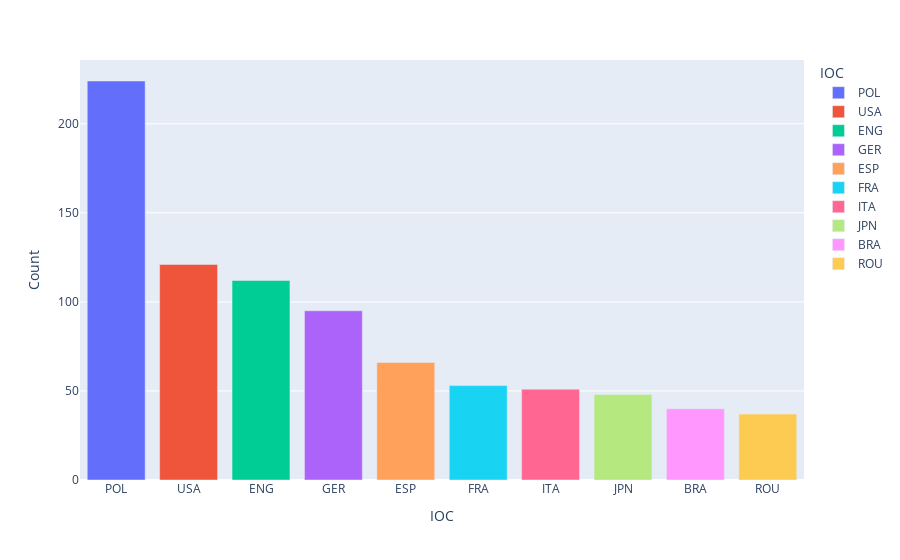

The notebook cell saved with this chart:
### Code cell
px.bar(stadium_per_country,x='IOC',y='Count',color='IOC')

### Figure 1 — Plotly figure (JSON) as saved in the notebook; plotly's stock layout.template omitted (floating-point values rounded to 4 significant figures)
{"data": [{"alignmentgroup": "True", "hovertemplate": "IOC=%{x}<br>Count=%{y}<extra></extra>", "legendgroup": "POL", "marker": {"color": "#636efa", "pattern": {"shape": ""}}, "name": "POL", "offsetgroup": "POL", "orientation": "v", "showlegend": true, "textposition": "auto", "type": "bar", "x": ["POL"], "xaxis": "x", "y": [224], "yaxis": "y"}, {"alignmentgroup": "True", "hovertemplate": "IOC=%{x}<br>Count=%{y}<extra></extra>", "legendgroup": "USA", "marker": {"color": "#EF553B", "pattern": {"shape": ""}}, "name": "USA", "offsetgroup": "USA", "orientation": "v", "showlegend": true, "textposition": "auto", "type": "bar", "x": ["USA"], "xaxis": "x", "y": [121], "yaxis": "y"}, {"alignmentgroup": "True", "hovertemplate": "IOC=%{x}<br>Count=%{y}<extra></extra>", "legendgroup": "ENG", "marker": {"color": "#00cc96", "pattern": {"shape": ""}}, "name": "ENG", "offsetgroup": "ENG", "orientation": "v", "showlegend": true, "textposition": "auto", "type": "bar", "x": ["ENG"], "xaxis": "x", "y": [112], "yaxis": "y"}, {"alignmentgroup": "True", "hovertemplate": "IOC=%{x}<br>Count=%{y}<extra></extra>", "legendgroup": "GER", "marker": {"color": "#ab63fa", "pattern": {"shape": ""}}, "name": "GER", "offsetgroup": "GER", "orientation": "v", "showlegend": true, "textposition": "auto", "type": "bar", "x": ["GER"], "xaxis": "x", "y": [95], "yaxis": "y"}, {"alignmentgroup": "True", "hovertemplate": "IOC=%{x}<br>Count=%{y}<extra></extra>", "legendgroup": "ESP", "marker": {"color": "#FFA15A", "pattern": {"shape": ""}}, "name": "ESP", "offsetgroup": "ESP", "orientation": "v", "showlegend": true, "textposition": "auto", "type": "bar", "x": ["ESP"], "xaxis": "x", "y": [66], "yaxis": "y"}, {"alignmentgroup": "True", "hovertemplate": "IOC=%{x}<br>Count=%{y}<extra></extra>", "legendgroup": "FRA", "marker": {"color": "#19d3f3", "pattern": {"shape": ""}}, "name": "FRA", "offsetgroup": "FRA", "orientation": "v", "showlegend": true, "textposition": "auto", "type": "bar", "x": ["FRA"], "xaxis": "x", "y": [53], "yaxis": "y"}, {"alignmentgroup": "True", "hovertemplate": "IOC=%{x}<br>Count=%{y}<extra></extra>", "legendgroup": "ITA", "marker": {"color": "#FF6692", "pattern": {"shape": ""}}, "name": "ITA", "offsetgroup": "ITA", "orientation": "v", "showlegend": true, "textposition": "auto", "type": "bar", "x": ["ITA"], "xaxis": "x", "y": [51], "yaxis": "y"}, {"alignmentgroup": "True", "hovertemplate": "IOC=%{x}<br>Count=%{y}<extra></extra>", "legendgroup": "JPN", "marker": {"color": "#B6E880", "pattern": {"shape": ""}}, "name": "JPN", "offsetgroup": "JPN", "orientation": "v", "showlegend": true, "textposition": "auto", "type": "bar", "x": ["JPN"], "xaxis": "x", "y": [48], "yaxis": "y"}, {"alignmentgroup": "True", "hovertemplate": "IOC=%{x}<br>Count=%{y}<extra></extra>", "legendgroup": "BRA", "marker": {"color": "#FF97FF", "pattern": {"shape": ""}}, "name": "BRA", "offsetgroup": "BRA", "orientation": "v", "showlegend": true, "textposition": "auto", "type": "bar", "x": ["BRA"], "xaxis": "x", "y": [40], "yaxis": "y"}, {"alignmentgroup": "True", "hovertemplate": "IOC=%{x}<br>Count=%{y}<extra></extra>", "legendgroup": "ROU", "marker": {"color": "#FECB52", "pattern": {"shape": ""}}, "name": "ROU", "offsetgroup": "ROU", "orientation": "v", "showlegend": true, "textposition": "auto", "type": "bar", "x": ["ROU"], "xaxis": "x", "y": [37], "yaxis": "y"}], "layout": {"barmode": "relative", "legend": {"title": {"text": "IOC"}, "tracegroupgap": 0}, "margin": {"t": 60}, "xaxis": {"anchor": "y", "categoryarray": ["POL", "USA", "ENG", "GER", "ESP", "FRA", "ITA", "JPN", "BRA", "ROU"], "categoryorder": "array", "domain": [0, 1], "title": {"text": "IOC"}}, "yaxis": {"anchor": "x", "domain": [0, 1], "title": {"text": "Count"}}}}
